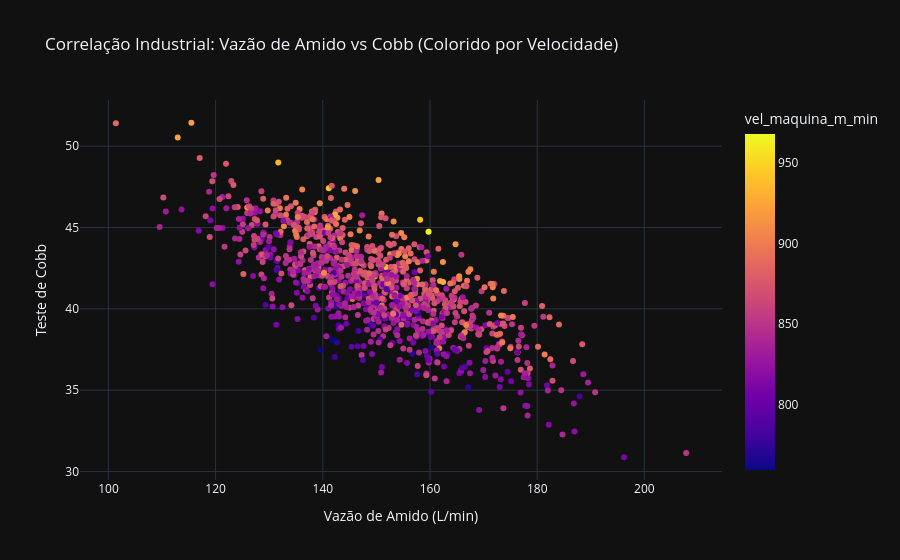

Notebook code for this chart:
### Code cell
import pandas as pd
import numpy as np
import plotly.express as px

# 1. Simulação (Papel e Celulose)
np.random.seed(42)
n_amostras = 1000

data = {
    'vazao_amido_l_min': np.random.normal(150, 15, n_amostras),  # Amido na Prensa de Colagem
    'vazao_cola_l_min': np.random.normal(45, 8, n_amostras),    # Cola Superficial
    'vel_maquina_m_min': np.random.normal(850, 30, n_amostras), # Velocidade de produção
    'pressao_vapo_bar': np.random.normal(3.5, 0.4, n_amostras)   # Secagem
}

df = pd.DataFrame(data)

# 2. Criando o Alvo (Cobb 60) com lógica física industrial
# Se a velocidade sobe, o Cobb tende a subir (menos tempo de secagem/absorção)
# Se o amido sobe, o Cobb tende a cair (melhor selagem)
df['cobb_60_resultado'] = (
    (df['vel_maquina_m_min'] * 0.04) - 
    (df['vazao_amido_l_min'] * 0.15) + 
    30 + np.random.normal(0, 1.5, n_amostras)
)

# 3. Visualização Profissional para o Cliente
fig = px.scatter(df, x='vazao_amido_l_min', y='cobb_60_resultado', 
                 color='vel_maquina_m_min',
                 title="Correlação Industrial: Vazão de Amido vs Cobb (Colorido por Velocidade)",
                 labels={'vazao_amido_l_min': 'Vazão de Amido (L/min)', 'cobb_60_resultado': 'Teste de Cobb'},
                 template="plotly_dark")
fig.show()

### Figure 1 — Plotly figure (JSON) as saved in the notebook; plotly's stock layout.template omitted (floating-point values rounded to 4 significant figures; data arrays with more than 128 entries replaced by an {"elided": "..."} marker saying what was removed)
{"data": [{"hovertemplate": "Vazão de Amido (L/min)=%{x}<br>Teste de Cobb=%{y}<br>vel_maquina_m_min=%{marker.color}<extra></extra>", "legendgroup": "", "marker": {"color": {"elided": "1000 float values"}, "coloraxis": "coloraxis", "symbol": "circle"}, "mode": "markers", "name": "", "orientation": "v", "showlegend": false, "type": "scatter", "x": {"elided": "1000 float values"}, "xaxis": "x", "y": {"elided": "1000 float values"}, "yaxis": "y"}], "layout": {"coloraxis": {"colorbar": {"title": {"text": "vel_maquina_m_min"}}, "colorscale": [[0, "#0d0887"], [0.1111, "#46039f"], [0.2222, "#7201a8"], [0.3333, "#9c179e"], [0.4444, "#bd3786"], [0.5556, "#d8576b"], [0.6667, "#ed7953"], [0.7778, "#fb9f3a"], [0.8889, "#fdca26"], [1, "#f0f921"]]}, "legend": {"tracegroupgap": 0}, "title": {"text": "Correlação Industrial: Vazão de Amido vs Cobb (Colorido por Velocidade)"}, "xaxis": {"anchor": "y", "domain": [0, 1], "title": {"text": "Vazão de Amido (L/min)"}}, "yaxis": {"anchor": "x", "domain": [0, 1], "title": {"text": "Teste de Cobb"}}}}
